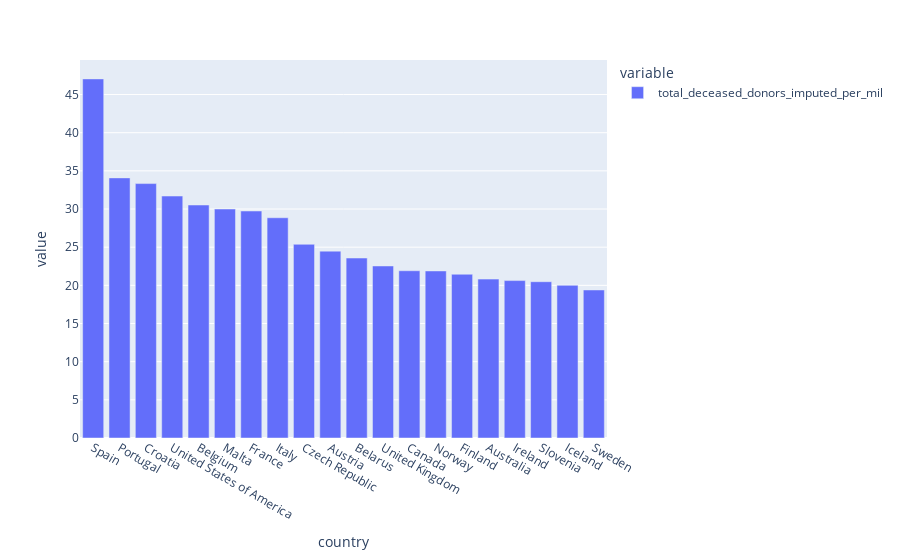

Notebook cell for this chart:
### Markdown cell above
Again, we can visualize this using a bar chart

### Code cell
px.bar(countries_top_20_2017_per_mil)

### Figure 1 — Plotly figure (JSON) as saved in the notebook; plotly's stock layout.template omitted (floating-point values rounded to 4 significant figures)
{"data": [{"alignmentgroup": "True", "hovertemplate": "variable=total_deceased_donors_imputed_per_mil<br>country=%{x}<br>value=%{y}<extra></extra>", "legendgroup": "total_deceased_donors_imputed_per_mil", "marker": {"color": "#636efa", "pattern": {"shape": ""}}, "name": "total_deceased_donors_imputed_per_mil", "offsetgroup": "total_deceased_donors_imputed_per_mil", "orientation": "v", "showlegend": true, "textposition": "auto", "type": "bar", "x": ["Spain", "Portugal", "Croatia", "United States of America", "Belgium", "Malta", "France", "Italy", "Czech Republic", "Austria", "Belarus", "United Kingdom", "Canada", "Norway", "Finland", "Australia", "Ireland", "Slovenia", "Iceland", "Sweden"], "xaxis": "x", "y": [47.05, 34.08, 33.33, 31.7, 30.53, 30.0, 29.74, 28.86, 25.38, 24.48, 23.58, 22.54, 21.91, 21.89, 21.45, 20.82, 20.62, 20.48, 20.0, 19.39], "yaxis": "y"}], "layout": {"barmode": "relative", "legend": {"title": {"text": "variable"}, "tracegroupgap": 0}, "margin": {"t": 60}, "xaxis": {"anchor": "y", "domain": [0, 1], "title": {"text": "country"}}, "yaxis": {"anchor": "x", "domain": [0, 1], "title": {"text": "value"}}}}
